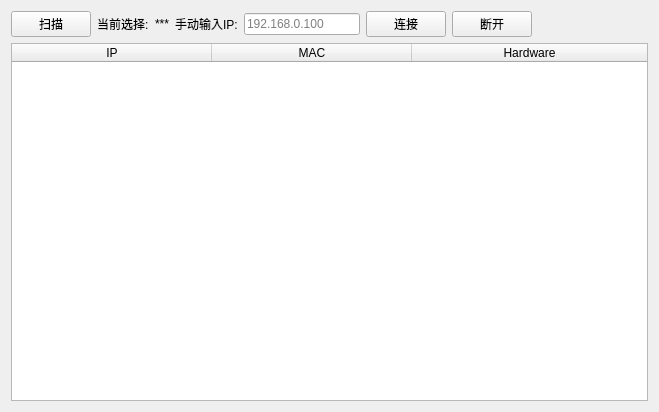
<?xml version="1.0" encoding="UTF-8"?>
<ui version="4.0">
 <class>ScanDevices</class>
 <widget class="QWidget" name="ScanDevices">
  <property name="geometry">
   <rect>
    <x>0</x>
    <y>0</y>
    <width>659</width>
    <height>412</height>
   </rect>
  </property>
  <property name="windowTitle">
   <string>Form</string>
  </property>
  <layout class="QGridLayout" name="gridLayout">
   <item row="0" column="0">
    <layout class="QHBoxLayout" name="horizontalLayout">
     <item>
      <widget class="QPushButton" name="pushButton_scan">
       <property name="text">
        <string>扫描</string>
       </property>
      </widget>
     </item>
     <item>
      <widget class="QLabel" name="label_2">
       <property name="text">
        <string>当前选择:</string>
       </property>
      </widget>
     </item>
     <item>
      <widget class="QLabel" name="label_current_ip">
       <property name="text">
        <string>***</string>
       </property>
      </widget>
     </item>
     <item>
      <widget class="QLabel" name="label_3">
       <property name="text">
        <string>手动输入IP:</string>
       </property>
      </widget>
     </item>
     <item>
      <widget class="QLineEdit" name="lineEdit">
       <property name="maximumSize">
        <size>
         <width>120</width>
         <height>16777215</height>
        </size>
       </property>
       <property name="placeholderText">
        <string>192.168.0.100</string>
       </property>
      </widget>
     </item>
     <item>
      <widget class="QPushButton" name="pushButton_open">
       <property name="text">
        <string>连接</string>
       </property>
      </widget>
     </item>
     <item>
      <widget class="QPushButton" name="pushButton_close">
       <property name="text">
        <string>断开</string>
       </property>
      </widget>
     </item>
     <item>
      <spacer name="horizontalSpacer">
       <property name="orientation">
        <enum>Qt::Horizontal</enum>
       </property>
       <property name="sizeHint" stdset="0">
        <size>
         <width>40</width>
         <height>20</height>
        </size>
       </property>
      </spacer>
     </item>
    </layout>
   </item>
   <item row="1" column="0">
    <widget class="QTableWidget" name="tableWidget_devices">
     <attribute name="horizontalHeaderDefaultSectionSize">
      <number>200</number>
     </attribute>
     <attribute name="horizontalHeaderHighlightSections">
      <bool>false</bool>
     </attribute>
     <attribute name="horizontalHeaderStretchLastSection">
      <bool>true</bool>
     </attribute>
     <attribute name="verticalHeaderCascadingSectionResizes">
      <bool>false</bool>
     </attribute>
     <attribute name="verticalHeaderStretchLastSection">
      <bool>false</bool>
     </attribute>
     <column>
      <property name="text">
       <string>IP</string>
      </property>
     </column>
     <column>
      <property name="text">
       <string>MAC</string>
      </property>
     </column>
     <column>
      <property name="text">
       <string>Hardware</string>
      </property>
     </column>
    </widget>
   </item>
  </layout>
 </widget>
 <resources/>
 <connections/>
</ui>
